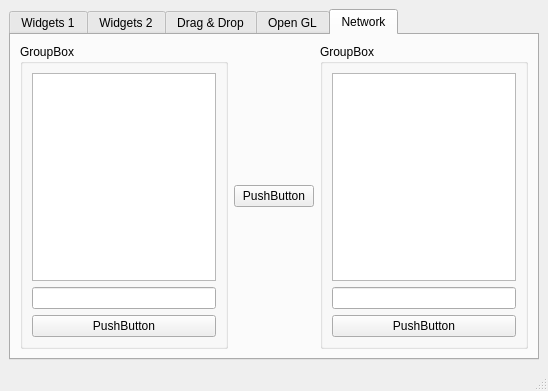
<?xml version="1.0" encoding="UTF-8"?>
<ui version="4.0">
 <class>MainWindow</class>
 <widget class="QMainWindow" name="MainWindow">
  <property name="geometry">
   <rect>
    <x>0</x>
    <y>0</y>
    <width>548</width>
    <height>391</height>
   </rect>
  </property>
  <property name="minimumSize">
   <size>
    <width>300</width>
    <height>300</height>
   </size>
  </property>
  <property name="windowTitle">
   <string>MainWindow</string>
  </property>
  <widget class="QWidget" name="centralwidget">
   <layout class="QVBoxLayout" name="verticalLayout_10">
    <item>
     <widget class="QTabWidget" name="tabWidget_1">
      <property name="font">
       <font>
        <weight>50</weight>
        <bold>false</bold>
       </font>
      </property>
      <property name="acceptDrops">
       <bool>true</bool>
      </property>
      <property name="currentIndex">
       <number>4</number>
      </property>
      <widget class="QWidget" name="tab_widgets_1">
       <property name="toolTip">
        <string/>
       </property>
       <property name="statusTip">
        <string/>
       </property>
       <attribute name="title">
        <string>Widgets 1</string>
       </attribute>
       <layout class="QVBoxLayout" name="verticalLayout">
        <item>
         <layout class="QVBoxLayout" name="verticalLayout_tab_1">
          <item>
           <widget class="QTabWidget" name="tabWidget_2">
            <property name="accessibleName">
             <string/>
            </property>
            <property name="currentIndex">
             <number>0</number>
            </property>
            <widget class="QWidget" name="tab_tree">
             <property name="statusTip">
              <string/>
             </property>
             <attribute name="title">
              <string>Tree</string>
             </attribute>
             <layout class="QHBoxLayout" name="horizontalLayout">
              <item>
               <layout class="QVBoxLayout" name="verticalLayout_2">
                <item>
                 <widget class="QTreeWidget" name="treeWidget">
                  <column>
                   <property name="text">
                    <string>Header 1</string>
                   </property>
                  </column>
                  <column>
                   <property name="text">
                    <string>New Column</string>
                   </property>
                  </column>
                  <item>
                   <property name="text">
                    <string>Item1</string>
                   </property>
                   <item>
                    <property name="text">
                     <string>Subitem1</string>
                    </property>
                   </item>
                  </item>
                 </widget>
                </item>
               </layout>
              </item>
             </layout>
            </widget>
            <widget class="QWidget" name="tab_calendar">
             <property name="statusTip">
              <string/>
             </property>
             <attribute name="title">
              <string>Calendar</string>
             </attribute>
             <layout class="QVBoxLayout" name="verticalLayout_3">
              <item>
               <widget class="QDateEdit" name="dateEdit">
                <property name="alignment">
                 <set>Qt::AlignCenter</set>
                </property>
               </widget>
              </item>
              <item>
               <widget class="QCalendarWidget" name="calendarWidget"/>
              </item>
             </layout>
            </widget>
           </widget>
          </item>
         </layout>
        </item>
       </layout>
      </widget>
      <widget class="QWidget" name="tab_widgets_2">
       <property name="toolTip">
        <string/>
       </property>
       <property name="statusTip">
        <string/>
       </property>
       <attribute name="title">
        <string>Widgets 2</string>
       </attribute>
       <layout class="QGridLayout" name="gridLayout_2">
        <item row="2" column="1">
         <spacer name="verticalSpacer_2">
          <property name="orientation">
           <enum>Qt::Vertical</enum>
          </property>
          <property name="sizeType">
           <enum>QSizePolicy::Maximum</enum>
          </property>
          <property name="sizeHint" stdset="0">
           <size>
            <width>20</width>
            <height>140</height>
           </size>
          </property>
         </spacer>
        </item>
        <item row="3" column="0" colspan="2">
         <widget class="QProgressBar" name="progressBar">
          <property name="value">
           <number>24</number>
          </property>
         </widget>
        </item>
        <item row="0" column="0">
         <widget class="QGroupBox" name="groupBox">
          <property name="title">
           <string>Progress Bar</string>
          </property>
          <widget class="QWidget" name="layoutWidget">
           <property name="geometry">
            <rect>
             <x>20</x>
             <y>30</y>
             <width>114</width>
             <height>65</height>
            </rect>
           </property>
           <layout class="QVBoxLayout" name="verticalLayout_4">
            <item>
             <widget class="QRadioButton" name="radioButton_start">
              <property name="statusTip">
               <string>Start the Progress Bar</string>
              </property>
              <property name="text">
               <string>Start</string>
              </property>
              <property name="checked">
               <bool>true</bool>
              </property>
             </widget>
            </item>
            <item>
             <widget class="QRadioButton" name="radioButton_stop">
              <property name="statusTip">
               <string>Stop the Progress Bar</string>
              </property>
              <property name="text">
               <string>Stop</string>
              </property>
             </widget>
            </item>
            <item>
             <widget class="QRadioButton" name="radioButton_reset">
              <property name="statusTip">
               <string>Reset the Progress Bar</string>
              </property>
              <property name="text">
               <string>Reset</string>
              </property>
             </widget>
            </item>
           </layout>
          </widget>
         </widget>
        </item>
        <item row="0" column="1">
         <widget class="QGroupBox" name="groupBox_2">
          <property name="title">
           <string>Move the Dial</string>
          </property>
          <widget class="QWidget" name="verticalLayoutWidget">
           <property name="geometry">
            <rect>
             <x>10</x>
             <y>30</y>
             <width>61</width>
             <height>71</height>
            </rect>
           </property>
           <layout class="QVBoxLayout" name="verticalLayout_5">
            <item>
             <widget class="QDial" name="dial"/>
            </item>
           </layout>
          </widget>
          <widget class="QWidget" name="verticalLayoutWidget_2">
           <property name="geometry">
            <rect>
             <x>90</x>
             <y>20</y>
             <width>91</width>
             <height>80</height>
            </rect>
           </property>
           <layout class="QVBoxLayout" name="verticalLayout_6">
            <item>
             <widget class="QLCDNumber" name="lcdNumber">
              <property name="palette">
               <palette>
                <active>
                 <colorrole role="WindowText">
                  <brush brushstyle="SolidPattern">
                   <color alpha="255">
                    <red>0</red>
                    <green>0</green>
                    <blue>255</blue>
                   </color>
                  </brush>
                 </colorrole>
                </active>
                <inactive>
                 <colorrole role="WindowText">
                  <brush brushstyle="SolidPattern">
                   <color alpha="255">
                    <red>0</red>
                    <green>0</green>
                    <blue>255</blue>
                   </color>
                  </brush>
                 </colorrole>
                </inactive>
                <disabled>
                 <colorrole role="WindowText">
                  <brush brushstyle="SolidPattern">
                   <color alpha="255">
                    <red>120</red>
                    <green>120</green>
                    <blue>120</blue>
                   </color>
                  </brush>
                 </colorrole>
                </disabled>
               </palette>
              </property>
              <property name="digitCount">
               <number>2</number>
              </property>
              <property name="mode">
               <enum>QLCDNumber::Dec</enum>
              </property>
              <property name="segmentStyle">
               <enum>QLCDNumber::Flat</enum>
              </property>
             </widget>
            </item>
           </layout>
          </widget>
         </widget>
        </item>
        <item row="2" column="0">
         <layout class="QVBoxLayout" name="verticalLayout_7">
          <item>
           <widget class="QFontComboBox" name="fontComboBox"/>
          </item>
          <item>
           <widget class="QLabel" name="label">
            <property name="font">
             <font>
              <pointsize>14</pointsize>
             </font>
            </property>
            <property name="text">
             <string/>
            </property>
            <property name="alignment">
             <set>Qt::AlignCenter</set>
            </property>
           </widget>
          </item>
         </layout>
        </item>
       </layout>
      </widget>
      <widget class="QWidget" name="tab_drag_drop">
       <property name="acceptDrops">
        <bool>false</bool>
       </property>
       <attribute name="title">
        <string>Drag &amp;&amp; Drop</string>
       </attribute>
       <layout class="QGridLayout" name="gridLayout_3">
        <item row="0" column="0" colspan="2">
         <layout class="QHBoxLayout" name="horizontalLayout_2">
          <item>
           <widget class="QLineEdit" name="lineEdit">
            <property name="minimumSize">
             <size>
              <width>135</width>
              <height>0</height>
             </size>
            </property>
            <property name="dragEnabled">
             <bool>true</bool>
            </property>
           </widget>
          </item>
          <item>
           <widget class="QComboBox" name="comboBox">
            <property name="minimumSize">
             <size>
              <width>141</width>
              <height>0</height>
             </size>
            </property>
            <property name="acceptDrops">
             <bool>true</bool>
            </property>
            <property name="editable">
             <bool>true</bool>
            </property>
           </widget>
          </item>
          <item>
           <widget class="QPushButton" name="pushButton">
            <property name="minimumSize">
             <size>
              <width>161</width>
              <height>0</height>
             </size>
            </property>
            <property name="acceptDrops">
             <bool>true</bool>
            </property>
            <property name="text">
             <string>PushButton</string>
            </property>
           </widget>
          </item>
         </layout>
        </item>
        <item row="1" column="0">
         <widget class="QListWidget" name="listWidget">
          <property name="dragEnabled">
           <bool>true</bool>
          </property>
          <property name="dragDropMode">
           <enum>QAbstractItemView::DragDrop</enum>
          </property>
          <property name="selectionMode">
           <enum>QAbstractItemView::ExtendedSelection</enum>
          </property>
          <item>
           <property name="text">
            <string>Item 1</string>
           </property>
          </item>
          <item>
           <property name="text">
            <string>Item 2</string>
           </property>
          </item>
          <item>
           <property name="text">
            <string>Item 3</string>
           </property>
          </item>
          <item>
           <property name="text">
            <string>Item 4</string>
           </property>
          </item>
         </widget>
        </item>
        <item row="1" column="1">
         <widget class="QListWidget" name="listWidget_2">
          <property name="dragEnabled">
           <bool>true</bool>
          </property>
          <property name="dragDropMode">
           <enum>QAbstractItemView::DragDrop</enum>
          </property>
          <property name="selectionMode">
           <enum>QAbstractItemView::ExtendedSelection</enum>
          </property>
         </widget>
        </item>
       </layout>
      </widget>
      <widget class="QWidget" name="tab_gl">
       <attribute name="title">
        <string>Open GL</string>
       </attribute>
       <widget class="QFrame" name="frame_gl">
        <property name="geometry">
         <rect>
          <x>120</x>
          <y>10</y>
          <width>300</width>
          <height>300</height>
         </rect>
        </property>
        <property name="frameShape">
         <enum>QFrame::StyledPanel</enum>
        </property>
        <property name="frameShadow">
         <enum>QFrame::Raised</enum>
        </property>
       </widget>
      </widget>
      <widget class="QWidget" name="tab_network">
       <attribute name="title">
        <string>Network</string>
       </attribute>
       <layout class="QHBoxLayout" name="horizontalLayout_5">
        <item>
         <widget class="QGroupBox" name="groupBox_3">
          <property name="title">
           <string>GroupBox</string>
          </property>
          <layout class="QVBoxLayout" name="verticalLayout_8">
           <item>
            <widget class="QTextEdit" name="textEdit"/>
           </item>
           <item>
            <widget class="QLineEdit" name="lineEdit_2"/>
           </item>
           <item>
            <widget class="QPushButton" name="pushButton_2">
             <property name="text">
              <string>PushButton</string>
             </property>
            </widget>
           </item>
          </layout>
         </widget>
        </item>
        <item>
         <layout class="QHBoxLayout" name="horizontalLayout_4">
          <item>
           <widget class="QPushButton" name="pushButton_4">
            <property name="text">
             <string>PushButton</string>
            </property>
           </widget>
          </item>
         </layout>
        </item>
        <item>
         <widget class="QGroupBox" name="groupBox_4">
          <property name="title">
           <string>GroupBox</string>
          </property>
          <layout class="QVBoxLayout" name="verticalLayout_9">
           <item>
            <widget class="QTextEdit" name="textEdit_2"/>
           </item>
           <item>
            <widget class="QLineEdit" name="lineEdit_3"/>
           </item>
           <item>
            <widget class="QPushButton" name="pushButton_3">
             <property name="text">
              <string>PushButton</string>
             </property>
            </widget>
           </item>
          </layout>
         </widget>
        </item>
       </layout>
      </widget>
     </widget>
    </item>
   </layout>
  </widget>
  <widget class="QStatusBar" name="statusbar">
   <property name="statusTip">
    <string>Status bar</string>
   </property>
  </widget>
 </widget>
 <tabstops>
  <tabstop>tabWidget_2</tabstop>
  <tabstop>treeWidget</tabstop>
  <tabstop>dateEdit</tabstop>
  <tabstop>calendarWidget</tabstop>
  <tabstop>radioButton_start</tabstop>
  <tabstop>radioButton_stop</tabstop>
  <tabstop>radioButton_reset</tabstop>
  <tabstop>dial</tabstop>
  <tabstop>fontComboBox</tabstop>
 </tabstops>
 <resources/>
 <connections>
  <connection>
   <sender>dial</sender>
   <signal>valueChanged(int)</signal>
   <receiver>lcdNumber</receiver>
   <slot>display(int)</slot>
   <hints>
    <hint type="sourcelabel">
     <x>303</x>
     <y>115</y>
    </hint>
    <hint type="destinationlabel">
     <x>385</x>
     <y>127</y>
    </hint>
   </hints>
  </connection>
  <connection>
   <sender>fontComboBox</sender>
   <signal>activated(QString)</signal>
   <receiver>label</receiver>
   <slot>setText(QString)</slot>
   <hints>
    <hint type="sourcelabel">
     <x>138</x>
     <y>177</y>
    </hint>
    <hint type="destinationlabel">
     <x>151</x>
     <y>253</y>
    </hint>
   </hints>
  </connection>
 </connections>
</ui>
